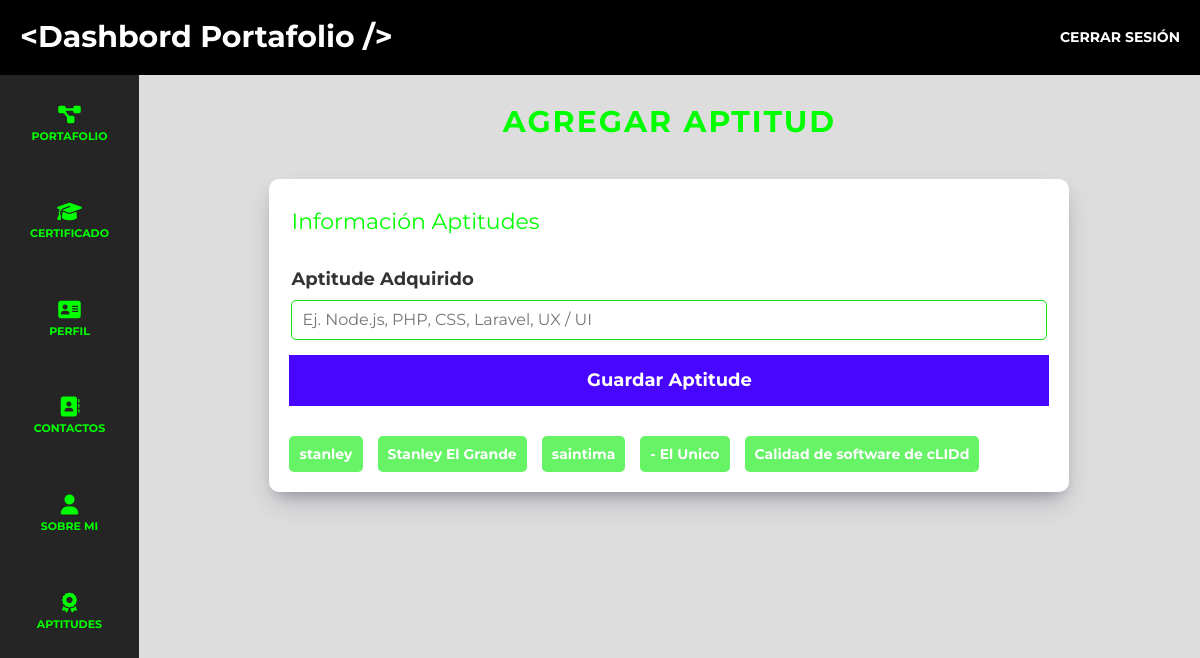
Page /dashboard/aptitud/ (signed in) on the committed database.
### adminStanley/models/models.py (models this page shows)
class Aptitude(models.Model):
    id_aptitude = models.AutoField(primary_key=True)
    nombre = models.CharField(max_length=100)

### adminStanley/Authenticacion/custom_auth.py (the view)
    def wrapper(request, *args, **kwargs):
        if 'id_persona' not in request.session:
            messages.error(request, 'Debes iniciar sesión para acceder.')
            return redirect('/login/')
        return view_func(request, *args, **kwargs)

### adminStanley/Authenticacion/custom_auth.py (called while the page is built)
def login_required(view_func):
    def wrapper(request, *args, **kwargs):
        if 'id_persona' not in request.session:
            messages.error(request, 'Debes iniciar sesión para acceder.')
            return redirect('/login/')
        return view_func(request, *args, **kwargs)
    return wrapper

### adminStanley/views/views.py (called while the page is built)
@login_required
def agregar_aptitud(request):
    if request.method == 'POST':
        nombre = request.POST.get('nombre')
        if nombre:
            existe_aptitud = Aptitude.objects.filter(nombre=nombre).exists()
            if not existe_aptitud:
                aptitud = Aptitude(nombre=nombre)
                aptitud.save()
                messages.success(request, 'Aptitud agregada correctamente.')
            else:
                messages.error(request, 'Ya existe una aptitud con ese nombre.')
        else:
            messages.error(request, 'El campo de nombre es obligatorio.')
        return redirect('/dashboard/aptitud')
    else:
        aptitudes = Aptitude.objects.all()
        context = {"titulo": "Agregar Aptitud", "aptitudes": aptitudes}
        return render(request, 'auth/dashboard/aptitud/agregar.html', context)

### adminStanley/templates/auth/dashboard/aptitud/agregar.html (shortened to what this page needs)
{% extends "bases/base-admin.html" %}
{% load static %}
{% block content%}
<h1 class="dashboard__titulo">{{ titulo }}</h1>
<main class="dashboard__formulario">
    <form method="POST" action="{% url 'agregar_aptitud' %}" class="formulario">
        <fieldset class="formulario__fieldset">
            <legend class="formulario__legend">Información Aptitudes</legend>
            <div class="formulario__campo">
                <label for="nombre" class="formulario__label">Aptitude Adquirido</label>
                <input
                    type="text"
                    class="formulario__input"
                    name="nombre"
                    id="nombre"
                    placeholder="Ej. Node.js, PHP, CSS, Laravel, UX / UI"
                >
            </div>
        </fieldset>
        <input class="formulario__submit formulario__submit--registrar" type="submit" value="Guardar Aptitude">
        <div id="tags" class="formulario__listado">
            {% for aptitud in aptitudes.all %}
            <ul  class="formulario__listado">
                <li data-aptitud-id="{{ aptitud.id_aptitude }}">{{ aptitud.nombre }}</li>
            </ul>
            {% endfor %}
        </div>
    </form>
</main>
{%endblock%}

### static/css/app.css (style rules this page uses)
html { -webkit-text-size-adjust:100%;line-height:1.15 }
body { margin:0 }
main { display:block }
h1 { font-size:2em;margin:.67em 0 }
button,input,optgroup,select,textarea { font-family:inherit;font-size:100%;line-height:1.15;margin:0 }
button,input { overflow:visible }
[type=button],[type=reset],[type=submit],button { -webkit-appearance:button }
fieldset { padding:.35em .75em .625em }
legend { box-sizing:border-box;color:inherit;display:table;max-width:100%;padding:0;white-space:normal }
html { box-sizing:border-box;font-size:62.5%;scroll-behavior:smooth }
*,:after,:before { box-sizing:inherit }
body { background-color:rgba(0,0,0,.943);display:flex;flex-direction:column;font-family:Montserrat,sans-serif;font-size:1.6rem }
h1,h2,h3,h4 { color:#fff;margin:0 0 5rem }
h1 { font-size:4rem }
.dashboard { background-color:rgba(69,67,67,.178);display:flex;flex-direction:column;height:100%;overflow:hidden }
.dashboard__titulo { color:#0f0;font-size:clamp(2rem,-.8rem + 10vw,3rem);font-weight:700;letter-spacing:.2rem;margin:0 auto 2rem;padding:2rem;text-align:center;text-transform:uppercase;width:min(95%,80rem) }
.dashboard__contenedor,.dashboard__formulario { background-color:#fff;border-radius:1rem;box-shadow:0 13px 27px -5px rgba(50,50,93,.25),0 8px 16px -8px rgba(0,0,0,.3);margin-top:5rem;padding:2rem }
.dashboard__formulario { margin:0 auto;width:min(95%,80rem) }
.formulario { display:flex;flex-direction:column }
.formulario__fieldset { border:none;margin-top:1rem;padding:0 }
.formulario__legend { color:#0f0;font-size:2.2rem;margin-bottom:2rem }
.formulario__campo { display:flex;flex-direction:column;gap:1rem;margin:1.5rem 0 }
.formulario__label { color:rgba(0,0,0,.8);display:block;font-size:1.8rem;font-weight:700 }
.formulario__input,.formulario__input--sociales,.formulario__select,.formulario__select--sociales { border:1px solid #12e112;border-radius:.5rem;padding:1rem }
.formulario__listado { display:flex;flex-wrap:wrap;gap:1.5rem;list-style:none;margin:1.5rem 0 0;padding:0 }
.formulario__listado>li { background-color:#66f366;border-radius:.5rem;color:#fff;font-size:1.4rem;font-weight:700;padding:1rem }
.formulario__submit { align-self:flex-start;background-color:#4806ff;border:none;color:#fff;display:inline-block;font-size:1.8rem;font-weight:700;padding:1.5rem 4rem;text-align:center;transition-duration:.3s;transition-property:background-color;width:100%;width:auto }
.formulario__submit--full,.formulario__submit--registrar { width:100% }

### rows in the picture
Aptitude: nombre "stanley"
Aptitude: nombre "Stanley El Grande"
Aptitude: nombre "saintima"
Aptitude: nombre "- El Unico"
Aptitude: nombre "Calidad de software de cLIDd"

### other values in the picture
{{ titulo }} "AGREGAR APTITUD"
